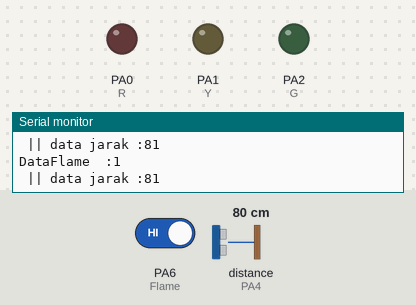
Bench run of a sketch on a simulated STM32 Blue Pill. Shown: output pins drawn as LEDs (lit = HIGH), the last lines printed to the serial monitor. Dashed ring = blinking. Inputs (shaded band) come from the test bench; at power-on: PA6 (Flame) HIGH, distance to the obstacle (sensor on PA4) 80 cm. The echo pulse lasts 58.3 µs per cm.

Above: at 1.2 s.
1.3 s: PA6 (Flame) driven LOW
4.3 s: distance to the obstacle (sensor on PA4) set to 92 cm
7.3 s: distance to the obstacle (sensor on PA4) set to 101 cm
At 8.44 s:
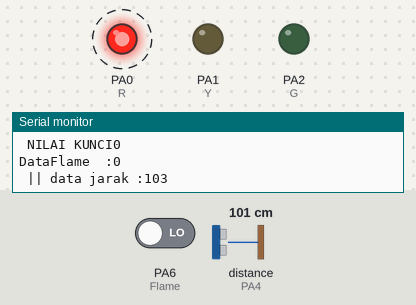
10.3 s: PA6 (Flame) driven HIGH
At 11.25 s:
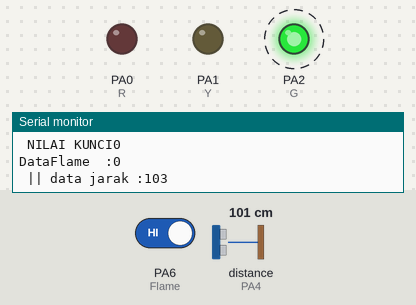
13.3 s: distance to the obstacle (sensor on PA4) set to 2 cm
At 13.73 s:
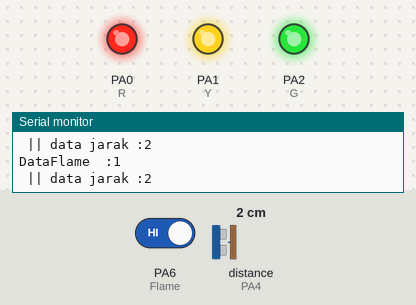
16.3 s: distance to the obstacle (sensor on PA4) set to 60 cm
At 17.0 s:
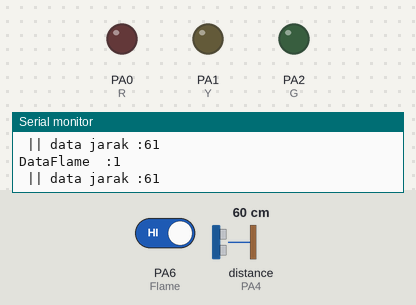
Timing chart, 0 to 18.8 s (numbered marks = the images above; inputs shaded):
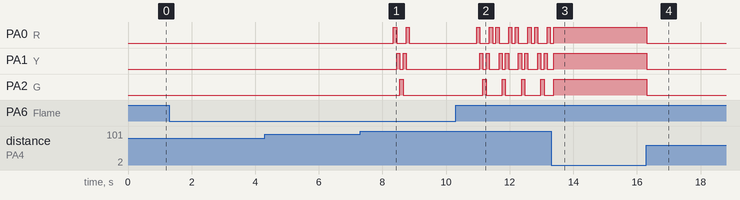

The sketch:

tantangan_flameLED_STM32.ino
```cpp
#include<NewPing.h>
int R =PA0;
int Y =PA1;
int G =PA2;
int triger =PA3;
int echo   =PA4;
int Flame  =PA6;
int kunci  =0;
int batas  =400; //maksimal 400cm
NewPing cm(triger,echo,batas);

void setup() {
Serial.begin(9600);
pinMode(R,OUTPUT);
pinMode(Y,OUTPUT);
pinMode(G,OUTPUT);
pinMode(Flame,INPUT);

}

void loop() {
  // BACA DATA
  int bacaFlame=digitalRead(Flame);
      //bacaFlame=map(bacaFlame,4095,180,0,255);
  int bacaJarak=cm.ping_cm();

 // SERIAL
  Serial.print("DataFlame  :");
  Serial.print(bacaFlame);
  Serial.println(); //untuk enter
  Serial.print(" || data jarak :");
  Serial.print(bacaJarak);
  Serial.println(); //untuk enter


 // LOGIKA
  if(bacaFlame==0 && kunci==0){
    kunci=1;
    delay(1000);
    }else if(bacaFlame==0 && kunci==1){
    kunci=0;
    delay(1000);
    Serial.print(" NILAI FLAME");
    Serial.print(bacaFlame);
    Serial.println();
    Serial.print(" NILAI KUNCI");
    Serial.print(kunci);
    Serial.println();
    }

  if(kunci == 1){
  if(bacaJarak>=100){
    digitalWrite(R,1);
    delay(100);
    digitalWrite(R,0);
    digitalWrite(Y,1);
    delay(100);
    digitalWrite(Y,0);
    digitalWrite(G,1);
    delay(100);
    digitalWrite(G,0);
    digitalWrite(Y,1);
    delay(100);
    digitalWrite(Y,0);
    digitalWrite(R,1);
    delay(100);
    digitalWrite(R,0);
    delay(100);

    }else if(bacaJarak<=50 && bacaJarak>=10){
      digitalWrite(R,1);
      digitalWrite(Y,1);
      digitalWrite(G,1);
      delay(1000);
      digitalWrite(R,0);
      digitalWrite(Y,0);
      digitalWrite(G,0);
      delay(1000);
    }else if (bacaJarak<10){
      digitalWrite(R,1);
      digitalWrite(Y,1);
      digitalWrite(G,1);
      delay(100);
      digitalWrite(R,0);
      digitalWrite(Y,0);
      digitalWrite(G,0);
    }
    if (kunci==0){
      digitalWrite(R,0);
      digitalWrite(Y,0);
      digitalWrite(G,0);
    }
}

}
```

Measured:
- the behaviour switches between 97 and 98 cm on distance to the obstacle (sensor on PA4) (found by bisection; images 0 and 1)
- after the input at 7.3 s, PA0 (R): alternates HIGH for 0.10 s and LOW for 0.30 s, 4 changes in all, then stays LOW, starting after 1.0 s; PA1 (Y): alternates HIGH for 0.10 s and LOW for 0.10 s, 4 changes in all, then stays LOW, starting after 1.1 s; PA2 (G): LOW → HIGH after 1.2 s, → LOW 0.10 s later
- after the input at 13.3 s, PA0 (R): goes on until 13.4 s, then stays HIGH
- after the input at 16.3 s, PA0 (R), PA1 (Y), PA2 (G): HIGH → LOW at once
